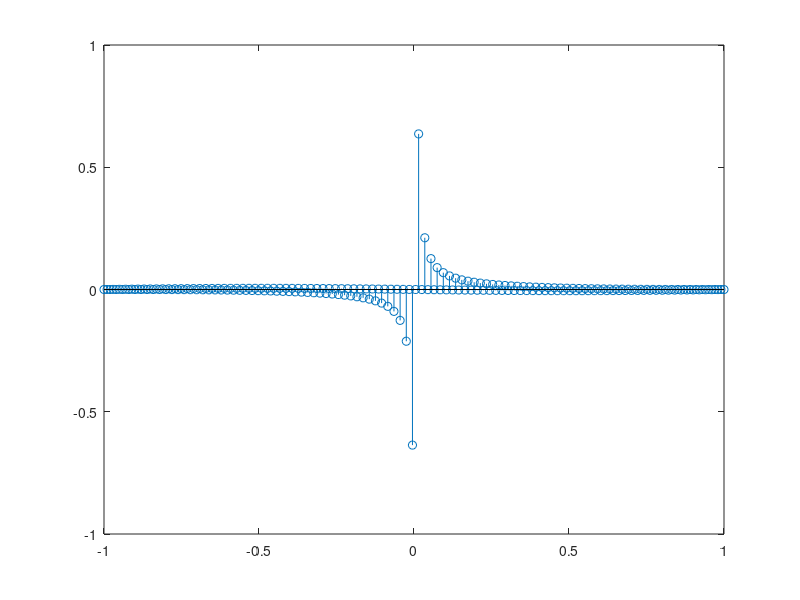
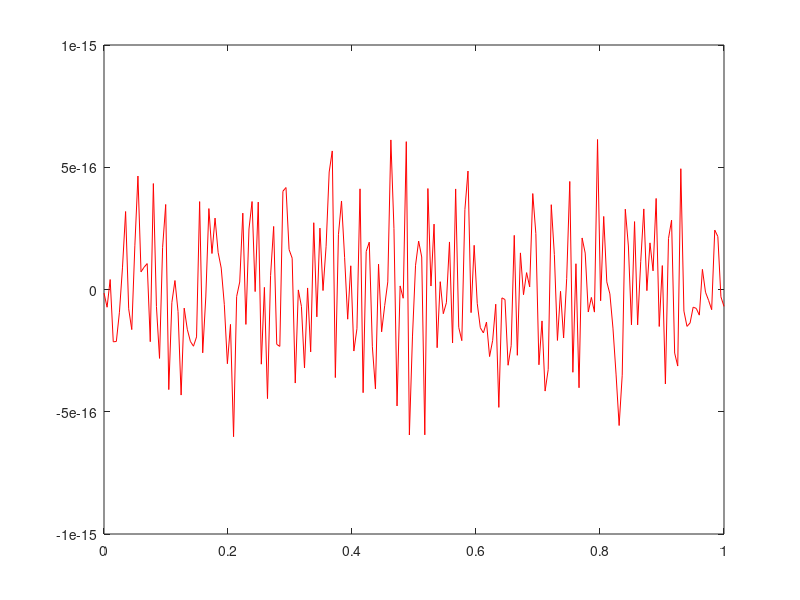

MATLAB code to generate these figures, in order:
k=100;
N = 2*k+1;
F = [0:1/N:1];
H = zeros(size(F));
H((0 < F) & (F < 0.5)) = -1j;
H((0.5 < F) & (F < 1)) = 1j;
%H2 = [];

h = ifft(H);
x = -1:2/N:1;
[a b] = size(h);
h2 = [h((b/2+1):b) h(1:b/2)];
%plot(x,h2,'r');
stem(x,h2);
H2= fft(h2);
%hold on;
%plot(x,h,'b');
figure;
%plot(F,imag(H),'r');
%hold on;
%E = exp(-1j*2*pi*(linspace(-b/2,b/2,b))'*F);
%E = exp(-1j*2*pi*(linspace(0,b,b))'*F);
R = zeros(size(F));
for k1=1:N+1
    for k2 = -b/2:1:(b/2-1)
        R(k1) = R(k1)+h2(k2+b/2+1)*exp(-2j*pi*F(k1)*k2);
    end
end
%size(E)
%R = h2*E;
%plot(F,R1,'b');
plot(F,H2,'r');
%R2 = h*E;
%plot(F,R2,'y');